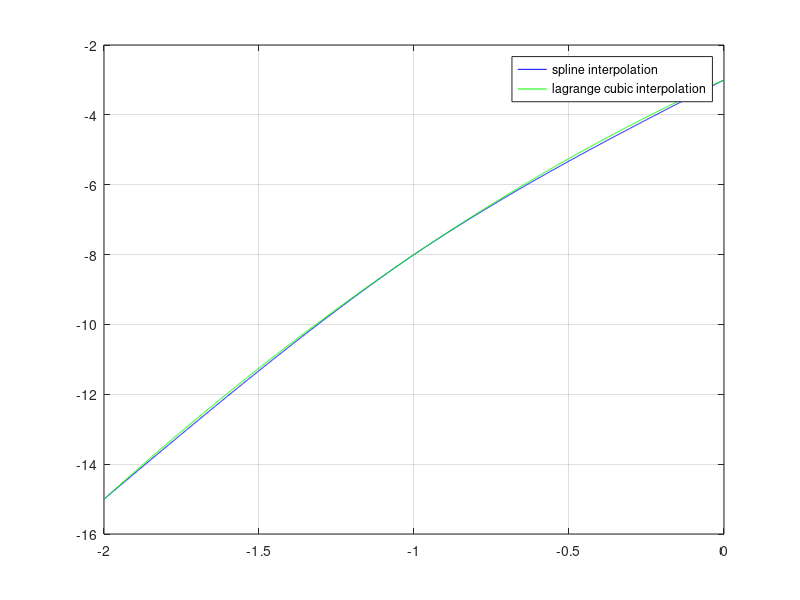

This figure's MATLAB source:
clear all;
close all;


x=[-2,-1,0];
y=[-15,-8,-3];

n=length(x);

A=zeros(n-2,n-2);
Y=zeros(n-2,1);
X=zeros(n-2,1);
M=zeros(n,1);   
for i=2:n-1
    if(i==2)
       A(i-1,1)=(x(i+1)-x(i-1))/3;
       A(i-1,2)=(x(i+1)-x(i))/6;
   
    elseif(i==n-1)
       A(i-1,n-2)= (x(i+1)-x(i-1))/3;
       A(i-1,n-3)= (x(i)-x(i-1))/6;
       
    else
        A(i-1,i-2)=(x(i)-x(i-1))/6;
        A(i-1,i-1)=(x(i+1)-x(i-1))/3;
        A(i-1,i)=(x(i+1)-x(i))/6;
    end
    Y(i-1)=(y(i+1)-y(i))/(x(i+1)-x(i)) - (y(i)-y(i-1))/(x(i)-x(i-1));
    
end

%M(2,1)=6;
A
X=pinv(A)*Y;
for i=2:n-1
    M(i)=X(i-1);
end
C=zeros(n-1,1);
D=zeros(n-1,1);

for i=2:n
   C(i-1)=y(i-1)/(x(i)-x(i-1)) - M(i-1)*(x(i)-x(i-1))/6;
   D(i-1)=y(i)/(x(i)-x(i-1)) - M(i)*(x(i)-x(i-1))/6;
    
end

dx=0.001;
xx=[x(1):dx:x(n)];
spline=[];
linear=[];
for i=1:n-1
   if(i<n-1)
       tx=[x(i):dx:x(i+1)-dx];
   else
       tx=[x(i):dx:x(i+1)];
   end
   tmp=(M(i)/(x(i+1)-x(i))).*(((x(i+1)-tx).^3)./6) + (M(i+1)/(x(i+1)-x(i))).*(((tx-x(i)).^3)./6) + C(i).*(x(i+1)-tx) + D(i).*(tx-x(i));
   spline=[spline,tmp];
end


pair1 = [-2,-15];
pair2 = [-1,-8];
pair3 = [0,-3];

x = -2:0.001:0;

out2 = ((((x-pair2(1)) .* (x-pair3(1)))./((pair1(1)-pair2(1)).*(pair1(1)-pair3(1)))) .* pair1(2)) + ((((x-pair1(1)) .* (x-pair3(1)))./((pair2(1)-pair1(1)).*(pair2(1)-pair3(1)))) .* pair2(2)) + ((((x-pair1(1)) .* (x-pair2(1)))./((pair3(1)-pair2(1)).*(pair3(1)-pair1(1)))) .* pair3(2));


figure();
plot(xx,spline,'b',x,out2,'g');
legend('spline interpolation','lagrange cubic interpolation');
grid on;
